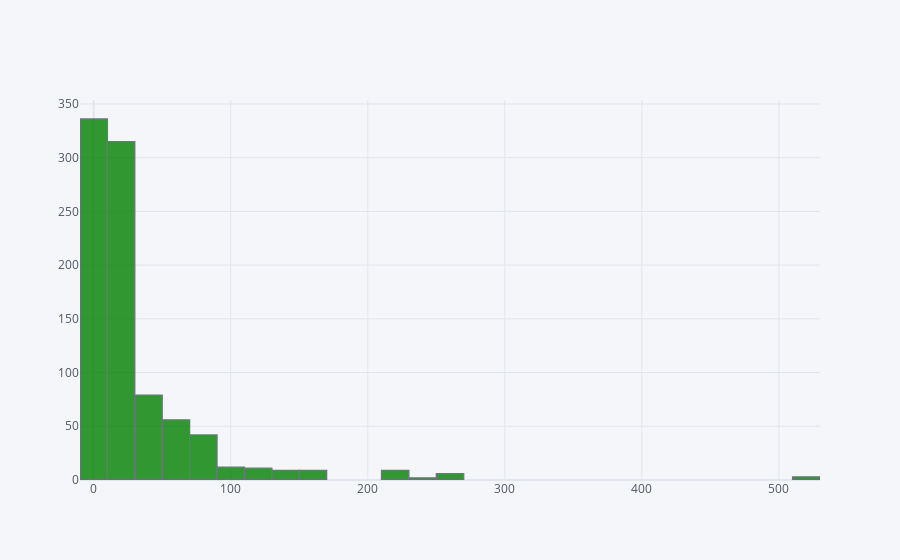

Notebook cell for this chart:
### Code cell
import cufflinks as cf
cf.go_offline()
train['Fare'].iplot(kind='hist',bins=30,color='green')

### Figure 1 — Plotly figure (JSON) as saved in the notebook; plotly's stock layout.template omitted (floating-point values rounded to 4 significant figures; data arrays with more than 128 entries replaced by an {"elided": "..."} marker saying what was removed)
{"data": [{"histfunc": "count", "histnorm": "", "marker": {"color": "rgba(0, 128, 0, 1.0)", "line": {"color": "#4D5663", "width": 1.3}}, "name": "Fare", "nbinsx": 30, "opacity": 0.8, "orientation": "v", "type": "histogram", "x": {"elided": "889 float values"}}], "layout": {"barmode": "overlay", "legend": {"bgcolor": "#F5F6F9", "font": {"color": "#4D5663"}}, "paper_bgcolor": "#F5F6F9", "plot_bgcolor": "#F5F6F9", "title": {"font": {"color": "#4D5663"}}, "xaxis": {"gridcolor": "#E1E5ED", "showgrid": true, "tickfont": {"color": "#4D5663"}, "title": {"font": {"color": "#4D5663"}, "text": ""}, "zerolinecolor": "#E1E5ED"}, "yaxis": {"gridcolor": "#E1E5ED", "showgrid": true, "tickfont": {"color": "#4D5663"}, "title": {"font": {"color": "#4D5663"}, "text": ""}, "zerolinecolor": "#E1E5ED"}}}
